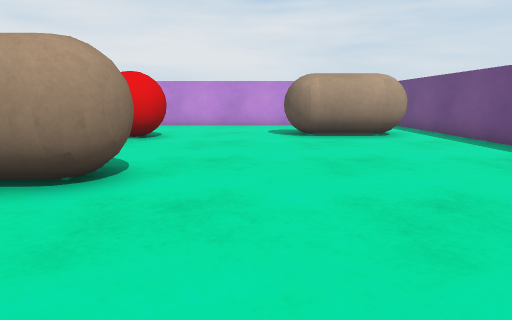
view 1 (above)

16 first-person views from a walk through a scene from a Unity 3-D project. The camera is 0.55 m above the floor, tilts 10° down and sees 75° across. The floor is counted in squares, 0.5 m on a side. Each view is taken from the middle of a square. On the plan, view 1 faces up. The plan holds only what a view shows up to about 13 squares ahead; the rest is blank. The player character is not drawn. Some animated figures are left out.

view 2
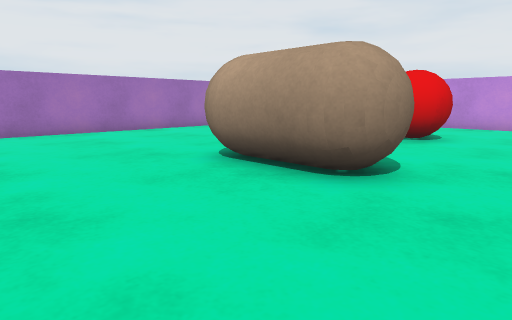

view 3
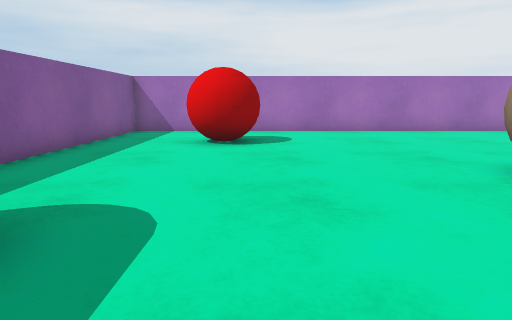

view 4
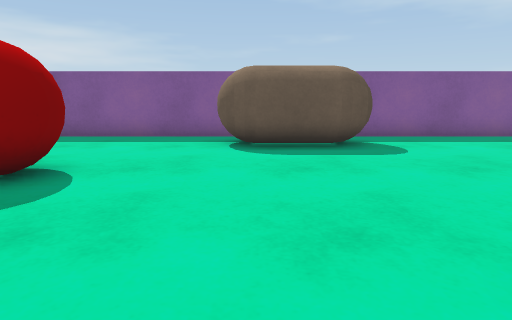

view 5
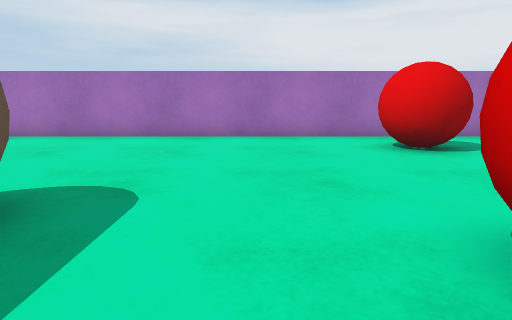

view 6
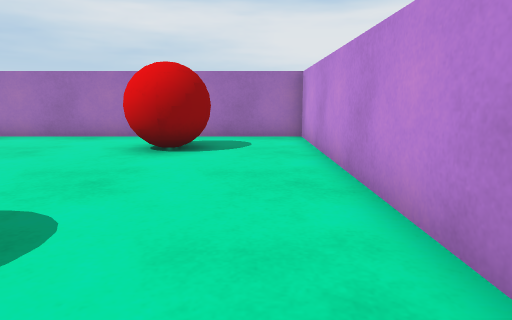

view 7
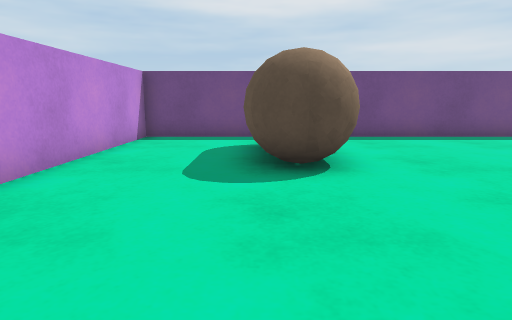

view 8
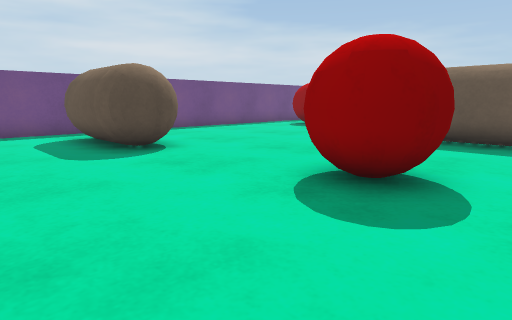

view 9
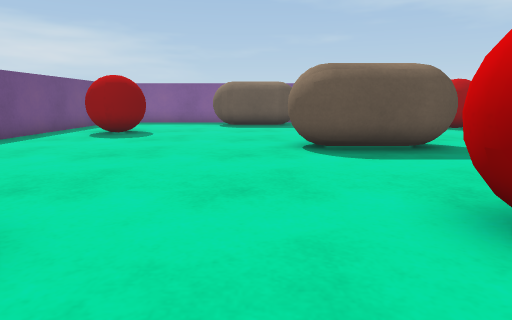

view 10
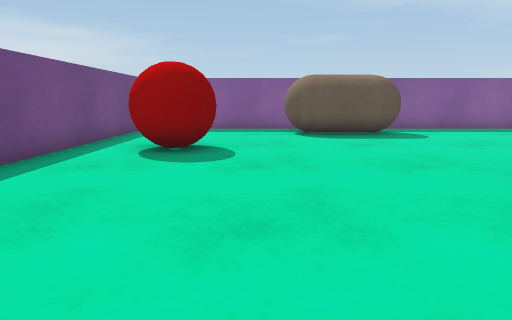

view 11
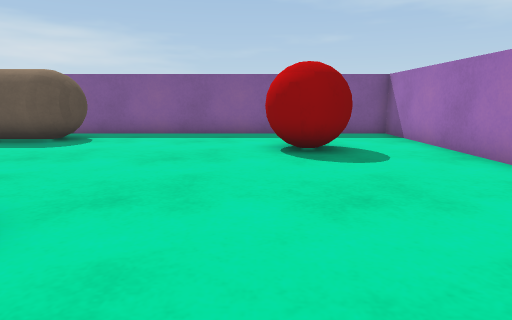

view 12
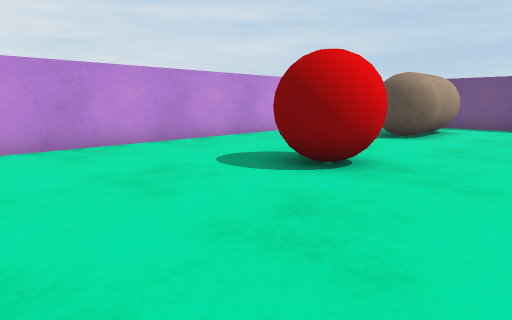

view 13
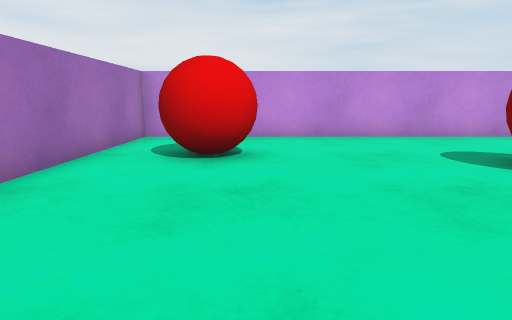

view 14
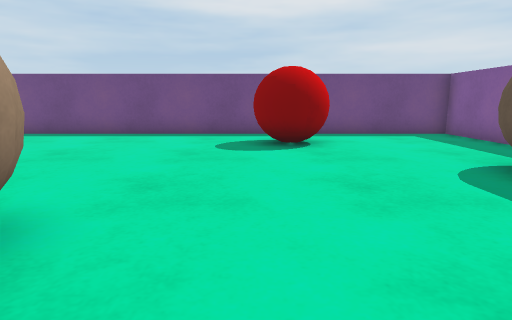

view 15
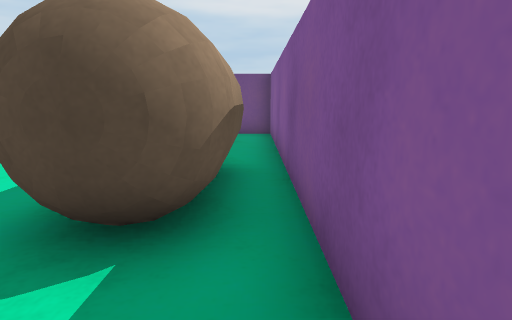

view 16
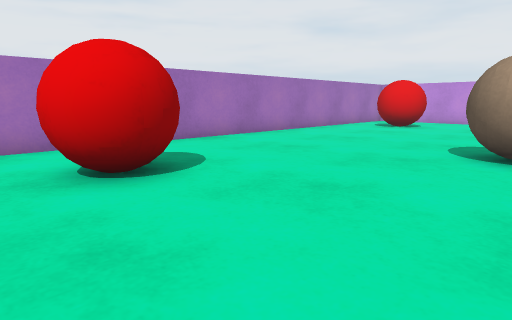

### Floor plan
Key: @ floor where view 1 was taken; # wall or solid block; . floor; B red ball; C capsule.
Columns run from 13 left of view 1 to 7 right of it. Each row starts with its distance up from view 1.
 16 #####################
 15 #...................#
 14 #...................#
 13 #..B................#
 12 #.BBB.........CCCC .#
 11 #..B....BBB...CCCCC.#
 10 #.......BBB....CCC..#
  9 #...................#
  8 #...................#
  7 #...................#
  6 #.......CCC.........#
  5 #......CCCCC........#
  4 #.......CCCC........#
  3 #...................#
  2 #...............BB..#
  1 #...............BBB.#
  0 #..BB........@...B..#
 -1 #..BBB..............#
 -2 #...B.....CCCCC.....#
 -3 #.........CCCCC.....#
 -4 #..........CCC......#
 -5 #####################

Where each view was taken, in squares from view 1:
view 1: 0 up, 0 right, facing up
view 2: 0 up, 0 right, facing up-left
view 3: 0 up, 0 right, facing left
view 4: 6 up, 0 right, facing down
view 5: 8 up, 2 left, facing left
view 6: 14 up, 2 left, facing left
view 7: 12 up, 4 left, facing right
view 8: 15 up, 6 left, facing down-right
view 9: 13 up, 1 left, facing down
view 10: 9 up, 2 right, facing down
view 11: 7 up, 8 left, facing down
view 12: 7 up, 9 left, facing up-right
view 13: 5 up, 9 left, facing up
view 14: 2 up, 5 left, facing right
view 15: 4 down, 5 left, facing right
view 16: 3 down, 4 left, facing up-left
